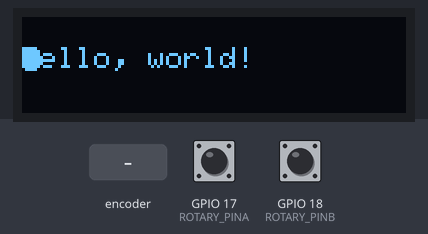
This sketch was run on a simulated ESP32. Parts: 128×32 one-colour display. The inputs (shaded band) are chosen by the test bench; at power-on: GPIO 17 (ROTARY_PINA) HIGH, GPIO 18 (ROTARY_PINB) HIGH. What the sketch prints to the serial monitor is not drawn.

Above: at 3.2 s.
3.3 s: rotary encoder on GPIO 17 (ROTARY_PINA) / GPIO 18 (ROTARY_PINB) turned 3 steps (first pin leading)
5.5 s: rotary encoder on GPIO 17 (ROTARY_PINA) / GPIO 18 (ROTARY_PINB) turned 3 steps (first pin leading)
Timing chart, 0 to 8.5 s (numbered marks = the images above; inputs shaded):
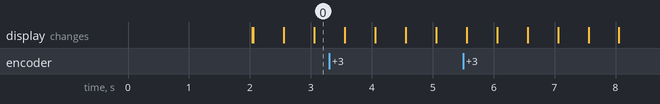

The sketch:

digital_lock.ino
```cpp
#include <Wire.h>
#include <Adafruit_SSD1306.h>
#include <Adafruit_GFX.h>

#define ROTARY_PINA 17
#define ROTARY_PINB 18

#define SCL_1 2
#define SDA_1 1

#define SCREEN_WIDTH 128
#define SCREEN_HEIGHT 32

 int counter = 0;
 int aState;
 int aLastState;
 const int optionCount = 4;
 char options[optionCount] = {'A', 'B', 'C', 'D'};
 char option = 'A';
 int i = 0;
 int counter_gap = 6;

struct OledCursor {
  int width = 6;
  int height = 8;
  int x = 0;
  int y = 10;
  bool on_of = true;
  unsigned long last_blink = 0;
  unsigned long period = 500;
};

OledCursor oled_cursor;

// Declaration for an SSD1306 display connected to I2C (SDA, SCL pins)
Adafruit_SSD1306 display(SCREEN_WIDTH, SCREEN_HEIGHT, &Wire, -1);

void oled_print(){
  if(!display.begin(SSD1306_SWITCHCAPVCC, 0x3C)) { // Address 0x3D for 128x64
    Serial.println(F("SSD1306 allocation failed"));
    for(;;);
  }
  delay(2000);
  display.clearDisplay();

  display.setTextSize(1);
  display.setTextColor(WHITE);
  display.setCursor(0, 10);
  // Display static text
  display.println("Hello, world!");
  display.display();
}

void setup() {
   pinMode (ROTARY_PINA,INPUT);
   pinMode (ROTARY_PINB,INPUT);
   Serial.begin (9600);
   // Reads the initial state of the ROTARY_PINA
   aLastState = digitalRead (ROTARY_PINA);

  Wire.begin(SDA_1, SCL_1);
  oled_print();
 }

void updateCounter(){
  aState = digitalRead(ROTARY_PINA); // Reads the "current" state of the ROTARY_PINA
   // If the previous and the current state of the ROTARY_PINA are different, that means a Pulse has occured
   int bState = digitalRead(ROTARY_PINB);
   if (aState != aLastState){
     // If the ROTARY_PINB state is different to the ROTARY_PINA state, that means the encoder is rotating clockwise
     if (digitalRead(ROTARY_PINB) != aState) {
       counter ++;
     } else {
       counter --;
     }
   }
   aLastState = aState; // Updates the previous state of the ROTARY_PINA with the current state
}

void determineOption(){
  int index_cur = abs(counter/counter_gap%optionCount);
  if(index_cur != i){
    option = options[index_cur];
    i = index_cur;
    Serial.print(option);
  }
}

void flashCursor(){
  if(millis()-oled_cursor.last_blink>=oled_cursor.period){
    oled_cursor.last_blink = millis();
    Serial.println("flash");
    // draw mode
    if(oled_cursor.on_of){
      display.fillRoundRect(oled_cursor.x, oled_cursor.y,
        oled_cursor.width, oled_cursor.height, 2, WHITE);
    }else{
      display.fillRoundRect(oled_cursor.x, oled_cursor.y,
        oled_cursor.width, oled_cursor.height, 2, BLACK);
    }
    oled_cursor.on_of = !oled_cursor.on_of;
    display.display();
  }
}

void loop() {
  updateCounter();
  determineOption();
  flashCursor();
 }
```
